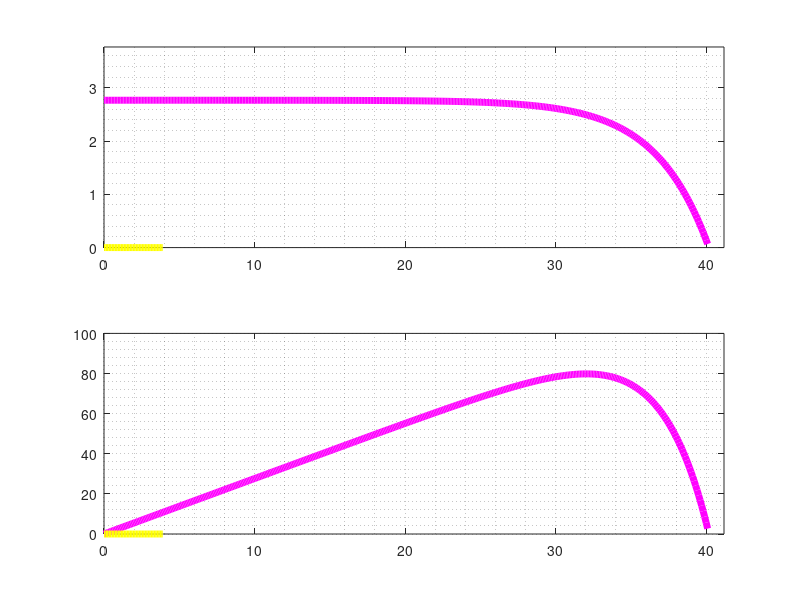

Here is the MATLAB script that generated this plot:
%Κώδικας για δημιουργία χαρακτηριστικών ενός φωτοβολταϊκού πλαισίου για
%διαφορετικές τιμές ακτινοβολίας και θερμοκρασίας βασισμένο στις εξισώσεις
%Khouzam

%Revision 0.1: Draft
%Date: 11/11/2014
%Author: George Christidis
%%%%%%%%%%%%%%%%%%%%%%%%%%%%%%%%%%%%%%%%%%%%%%%%%%%%%%%%%%%%%%%%%%%%%%

mode=1; 
%mode1: υπολογισμός ρεύματος ως συνάρτηση τάσης
%mode2: υπολογισμός τάσης ως συνάρτηση ρεύματος
%mode3: δημιουργία lookuptable από mode1 για χρήση σε simulink για το πρώτο
%ζεύγος input

%Inputs
irradiance=[750 0 0];
temperature=[25 0 60];
color=['m' 'y' 'b']; %οι τρεις πίνακες θα πρέπει να έχουν το ίδιο μέγεθος

%Parameters
%Δεδομένα για τα Φ/Β SolarNova PXQ 36/53 D
Rs=0.0; %πρέπει να υπολογίζεται από το datasheet
Voc=43.64;
Isc=5.45;
Vmp=36.36;
Imp=4.95;
temperatureref=25;
irradianceref=1000;
coefP=-0.47;
coefVoc=-0.38;
coefIsc=0.1;

%Δεδομένα για τα Φ/Β BP Solar MX110
Rs=0.0; %πρέπει να υπολογίζεται από το datasheet
Voc=41.2;
Isc=3.69;
Vmp=32.9;
Imp=3.34;
temperatureref=25;
irradianceref=1000;
coefP=-0.47;
coefVoc=-0.38;
coefIsc=0.1;


% %Parameters
% %Δεδομένα για τα Φ/Β SolarNova PXQ 36/53 D
% Rs=0.1; %πρέπει να υπολογίζεται από το datasheet
% Voc=21.88;
% Isc=3.15;
% Vmp=17.7;
% Imp=2.99;
% temperatureref=25;
% irradianceref=1000;
% a=0.8/1000; %από το datasheet
% b=75/1000; %από το datasheet

%%%%%%%%%%%%%%%%%%%%%%%%%%%%%%%%%%%%%%%%%%%%%%%%
%Init
Vmax=0;
Imax=0;
Pmax=0;
a=coefIsc*Isc/100;
b=-coefVoc*Voc/100;

%Caclulation Current
if mode==1;    
    figure; hold on;
    for i=1:length(irradiance)
        C2=(Vmp/Voc-1)/log(1-Imp/Isc);
        C1=(1-Imp/Isc)*exp(-Vmp/(C2*Voc));
        D1=a*irradiance(i)/irradianceref*(temperature(i)-temperatureref)+Isc*(irradiance(i)/irradianceref-1);
        Vmax1=C2*Voc*log((1-(0-D1)/Isc)/C1+1)-b*(temperature(i)-temperatureref)-Rs*D1;
        Vrmax=0+b*(temperature(i)-temperatureref)+Rs*D1;
        Imax1=Isc*(1-C1*(exp(Vrmax/(C2*Voc))-1))+D1;
        Pmax1=Vmax1*Imax1*0.9;
        if Vmax1>Vmax Vmax=Vmax1; end
        if Imax1>Imax Imax=Imax1; end
        if Pmax1>Pmax Pmax=Pmax1; end
        V=0:0.1:Vmax1;
        Vr=V+b*(temperature(i)-temperatureref)+Rs*D1;
        I=Isc*(1-C1*(exp(Vr/(C2*Voc))-1))+D1;
        P=V.*I;
        subplot(2,1,1);
        plot(V,I,color(i),'LineWidth',5);
        axis([0,Vmax+1,0,Imax+1]);
        grid minor
        hold on;
        subplot(2,1,2);
        plot(V,P,color(i),'LineWidth',5);
        axis([0,Vmax+1,0,Pmax]);
        grid minor
        hold on;
    end
end

%Caclulation Voltage
if mode==2   
    figure; hold on;
    for i=1:length(irradiance)
        C2=(Vmp/Voc-1)/log(1-Imp/Isc);
        C1=(1-Imp/Isc)*exp(-Vmp/(C2*Voc));
        D1=a*irradiance(i)/irradianceref*(temperature(i)-temperatureref)+Isc*(irradiance(i)/irradianceref-1);
        Vmax1=C2*Voc*log((1-(0-D1)/Isc)/C1+1)-b*(temperature(i)-temperatureref)-Rs*D1;
        Vrmax=0+b*(temperature(i)-temperatureref)+Rs*D1;
        Imax1=Isc*(1-C1*(exp(Vrmax/(C2*Voc))-1))+D1;
        Pmax1=Vmax1*Imax1*0.9;
        if Vmax1>Vmax Vmax=Vmax1; end
        if Imax1>Imax Imax=Imax1; end
        if Pmax1>Pmax Pmax=Pmax1; end
        I=0:0.01:Imax1;
        V=C2*Voc*log((1-(I-D1)/Isc)/C1+1)-b*(temperature(i)-temperatureref)-Rs*D1;
        P=I.*V;
        subplot(2,1,1);
        plot(V,I,color(i),'LineWidth',5);
        axis([0,Vmax+1,0,Imax+1]);
        grid minor
        hold on;
        subplot(2,1,2);
        plot(V,P,color(i),'LineWidth',5);
        grid minor
        axis([0,Vmax+1,0,Pmax]);
        hold on;
    end
end

%Δημιουργία LUT
if mode==3;
        C2=(Vmp/Voc-1)/log(1-Imp/Isc);
        C1=(1-Imp/Isc)*exp(-Vmp/(C2*Voc));
        D1=a*irradiance(1)/irradianceref*(temperature(1)-temperatureref)+Isc*(irradiance(1)/irradianceref-1);
        Vmax1=C2*Voc*log((1-(0-D1)/Isc)/C1+1)-b*(temperature(1)-temperatureref)-Rs*D1;
        Vrmax=0+b*(temperature(1)-temperatureref)+Rs*D1;
        Imax1=Isc*(1-C1*(exp(Vrmax/(C2*Voc))-1))+D1;
        V=0:0.1:Vmax1;
        Vr=V+b*(temperature(1)-temperatureref)+Rs*D1;
        I=Isc*(1-C1*(exp(Vr/(C2*Voc))-1))+D1;
        PV_characteristic=zeros(length(V),2);
        PV_characteristic(:,1)=V(:);
        PV_characteristic(:,2)=I(:);
end

clearvars a b C1 C2 color D1 i I Imax Imax1 Imp irradiance irradianceref Isc mode P Pmax Pmax1 Rs temperature temperatureref V Vmax Vmax1 Vmp Voc Vr Vrmax coefIsc coefP coefVoc
